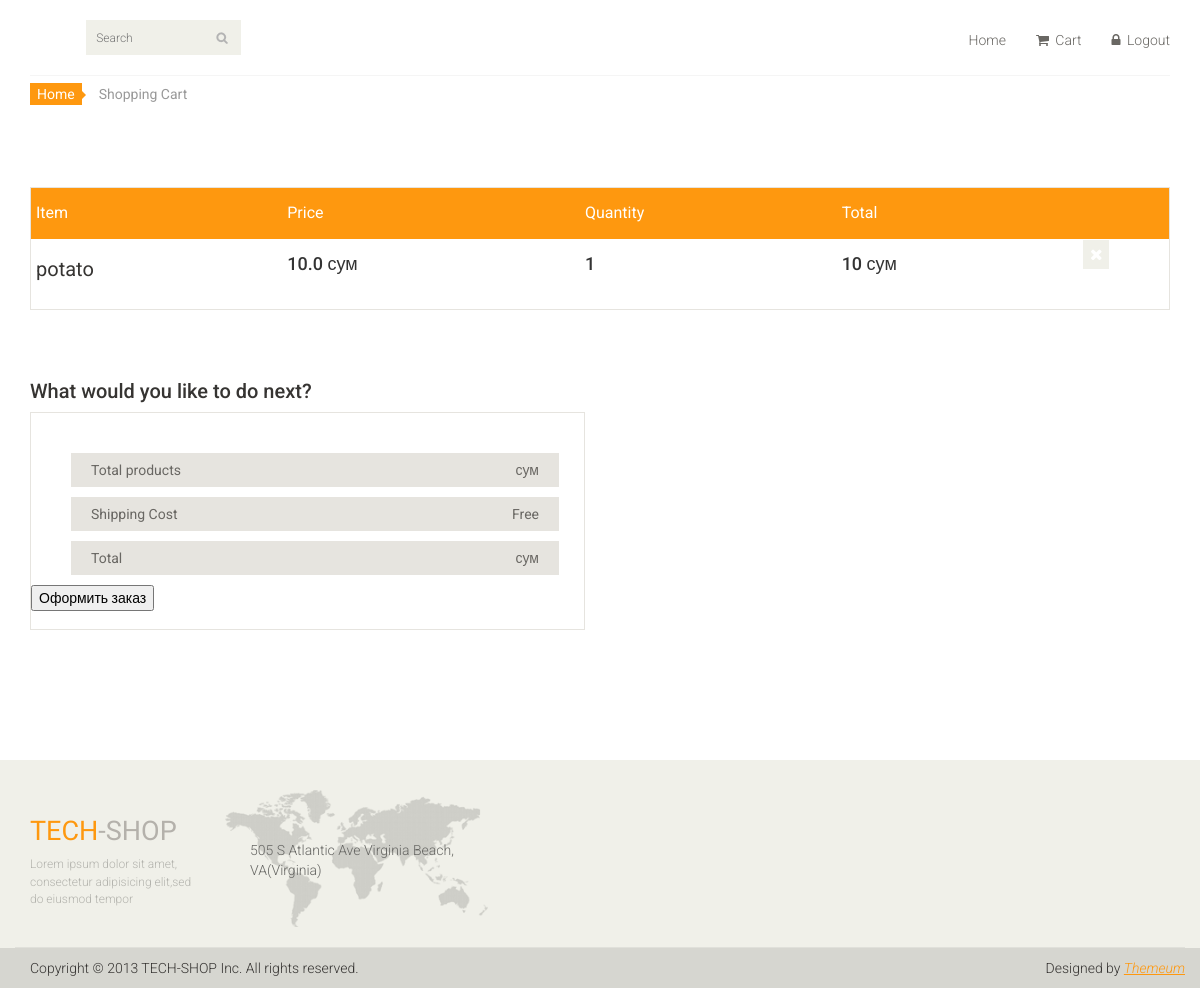
Page /user_cart (signed in) on the earlier database version.
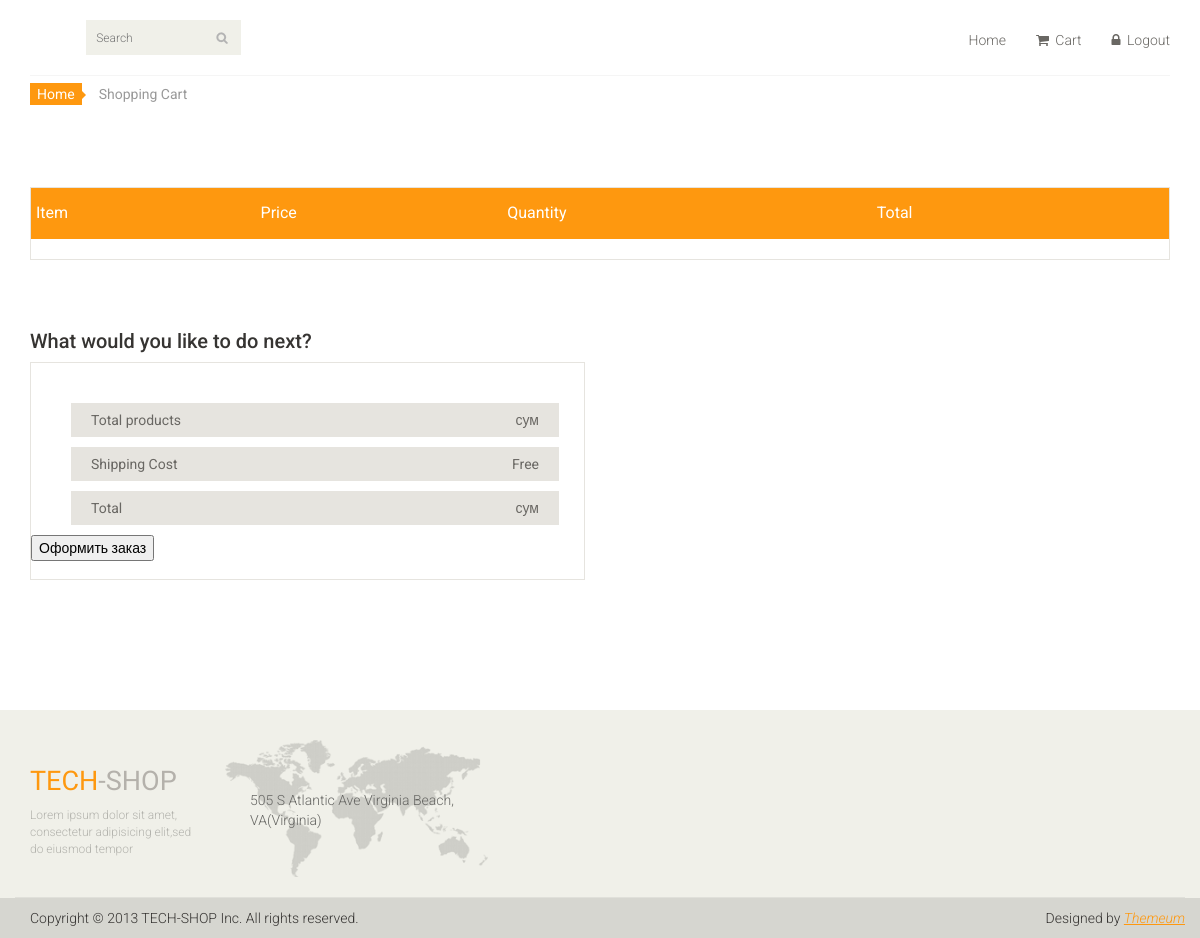
Same page on the later database version.
### main_page/models.py (models this page shows)
class UserCart(models.Model):
    user_id = models.IntegerField()
    user_product = models.ForeignKey(Product, on_delete=models.CASCADE)
    user_product_quantity = models.IntegerField()
    cart_date = models.DateTimeField(auto_now_add=True)

class Product(models.Model):
    product_category = models.ForeignKey(Category, on_delete=models.CASCADE)
    product_name = models.CharField(max_length=110)
    product_price = models.FloatField()
    product_des = models.TextField()
    product_count = models.IntegerField()
    added_date = models.DateTimeField(auto_now_add=True)
    product_image = models.ImageField(upload_to='media', null=True, blank=True)# Если уже запустили проект null и blank нужно юзать
    def __str__(self):
        return self.product_name

### main_page/views.py (the view)
# urls.py: path('user_cart', views.get_exact_user_cart),
def get_exact_user_cart(request):
    user_cart = models.UserCart.objects.filter(user_id=request.user.id)
    return render(request, 'user_cart.html', {'user_cart': user_cart})

### main_page/templates/user_cart.html (shortened to what this page needs)
{% extends 'index.html' %}
{% block content %}
	<section id="cart_items">
		<div class="container">
			<div class="breadcrumbs">
				<ol class="breadcrumb">
				  <li><a href="/">Home</a></li>
				  <li class="active">Shopping Cart</li>
				</ol>
			</div>
			<div class="table-responsive cart_info">
				<table class="table table-condensed">
					<thead>
						<tr class="cart_menu">
							<td class="description">Item</td>
							<td class="price">Price</td>
							<td class="quantity">Quantity</td>
							<td class="total">Total</td>
							<td></td>
						</tr>
					</thead>
					<tbody>
					{% for i in user_cart %}
						<tr>
							<td class="cart_description">
								<h4><a href="/{{ i.user_product.id }}">{{ i.user_product }}</a></h4>
							</td>
							<td class="cart_price">
								<h4>{{ i.user_product.product_price }} сум</h4>
							</td>
							<td class="cart_quantity">
								<h4>{{ i.user_product_quantity }}</h4>
							</td>
							<td class="cart_total">
								<h4>{% widthratio i.user_product.product_price 1 i.user_product_quantity %} сум</h4>
							</td>
							<td class="cart_delete">
								<a class="cart_quantity_delete" href="/delete_product/{{ i.user_product.id }}"><i class="fa fa-times"></i></a>
							</td>
						</tr>
					{% endfor %}
					</tbody>
				</table>
			</div>
		</div>
	</section>
	<section id="do_action">
		<div class="container">
			<div class="heading">
				<h3>What would you like to do next?</h3>
			</div>
			<div class="row">
				<div class="col-sm-6">
					<div class="total_area">
						<ul>
							<li>Total products <span>{{ user_total }} сум</span></li>
							<li>Shipping Cost <span>Free</span></li>
							<li>Total <span>{{ user_total }} сум</span></li>
						</ul>
							<form method="POST">
								<button>Оформить заказ</button>
							</form>
					</div>
				</div>
			</div>
		</div>
	</section>
{% endblock content %}

Differences in the rows shown:
removed UserCart: user_product "potato", user_product.product_price "10.0", user_product_quantity "1", user_product+user_product_quantity "10"
